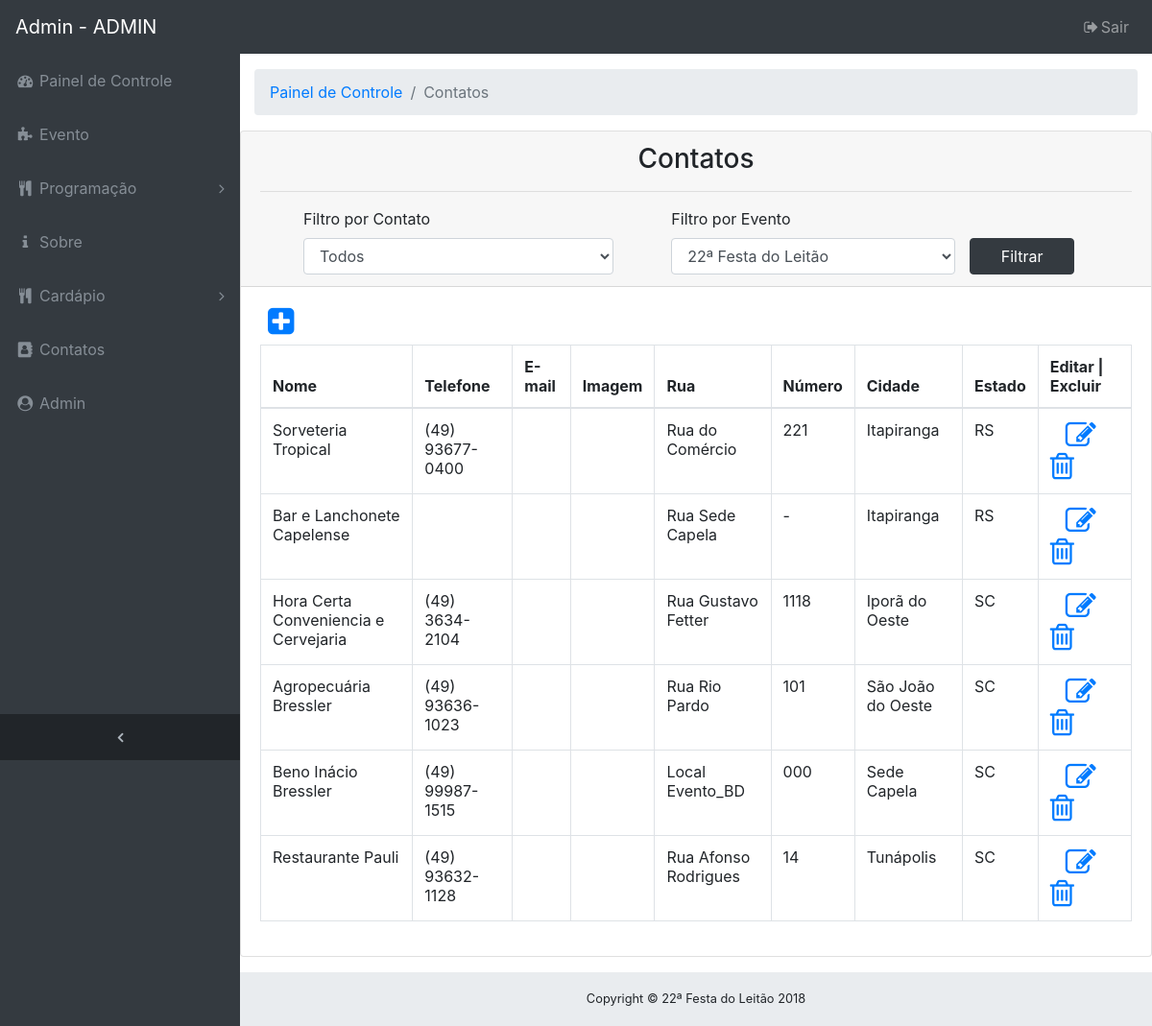
/admin/index.php?url=contato.php (signed in), run on an earlier commit of the app's database.
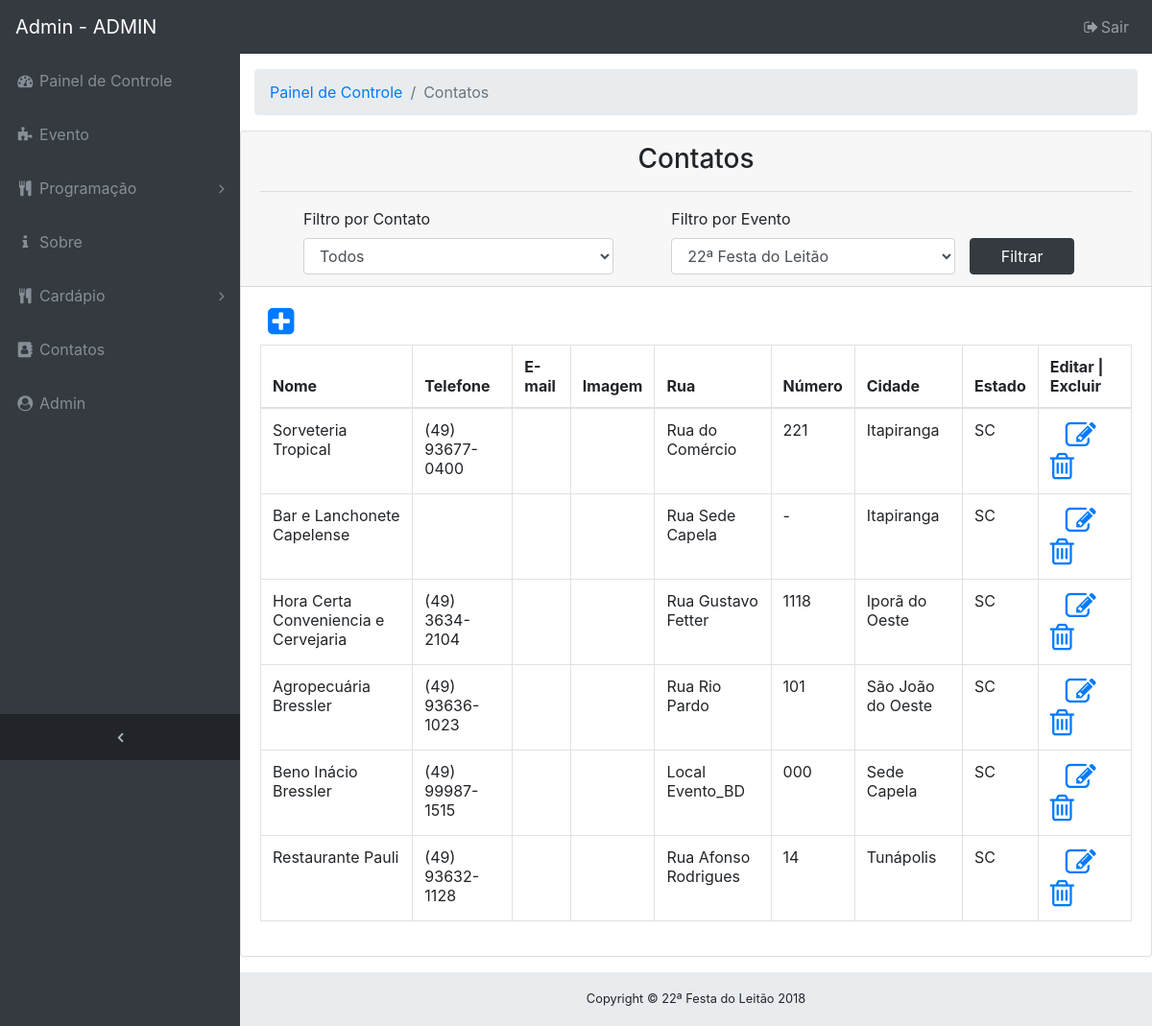
And on a later commit of the database.
### tables this page shows
CREATE TABLE `tb_evento` (
    `cod_evento` INTEGER NOT NULL AUTO_INCREMENT,
    `nome_evento` VARCHAR(100),
    `nome_organizacao_evento` VARCHAR(200),
    `data_evento` DATE,
    `rua_evento` VARCHAR(100),
    `nome_comunidade` VARCHAR(200) NOT NULL,
    `banner_evento` VARCHAR(40),
    `cod_cardapio` INTEGER,
    `cod_cidade` INTEGER,
    CONSTRAINT `PK_tb_evento` PRIMARY KEY (`cod_evento`)
);

CREATE TABLE `tb_contato` (
    `cod_contato` INTEGER NOT NULL AUTO_INCREMENT,
    `nome_contato` VARCHAR(100),
    `telefone_contato` VARCHAR(15),
    `email_contato` VARCHAR(100),
    `img_contato` VARCHAR(100),
    `rua_contato` VARCHAR(100),
    `nr_contato` VARCHAR(10),
    `cod_cidade` INTEGER,
    `cod_tipo_contato` INTEGER,
    CONSTRAINT `PK_tb_contato` PRIMARY KEY (`cod_contato`)
);

CREATE TABLE `tb_cidade` (
    `cod_cidade` INTEGER NOT NULL AUTO_INCREMENT,
    `nome_cidade` VARCHAR(200),
    `cod_estado` INTEGER,
    CONSTRAINT `PK_tb_cidade` PRIMARY KEY (`cod_cidade`)
);

CREATE TABLE `tb_estado` (
    `cod_estado` INTEGER NOT NULL AUTO_INCREMENT,
    `nome_estado` VARCHAR(100),
    `uf` VARCHAR(2),
    CONSTRAINT `PK_tb_estado` PRIMARY KEY (`cod_estado`)
);

### admin/contato.php (the view)
<?php
if (isset($login_cookie)) {
    $cod_eve = $_POST['cod_evento'];
    $cod_tip = $_POST['cod_contato'];
    if($cod_tip != 0) {
        if ($cod_eve != '') {
        } else {
            $cod_eve = 1;
        }
        if ($cod_tip != '') {
        } else {
            $cod_tip = 1;
        }
        $selectContato = "select * from tb_evento as e, tb_evento_contato as ec, tb_contato as c, tb_tipo_contato as tc, tb_cidade as ci, tb_estado as es "
                . "where e.cod_evento = ec.cod_evento "
                . "and ec.cod_contato = c.cod_contato "
                . "and c.cod_tipo_contato = tc.cod_tipo_contato "
                . "and c.cod_cidade = ci.cod_cidade "
                . "and ci.cod_estado = es.cod_estado "
                . "and tc.cod_tipo_contato = '$cod_tip' "
                . "and e.cod_evento = '$cod_eve';";
    } else{
        if ($cod_eve != '') {
        } else {
            $cod_eve = 1;
        }
        $selectContato = "select * from tb_evento as e, tb_evento_contato as ec, tb_contato as c, tb_tipo_contato as tc, tb_cidade as ci, tb_estado as es "
                . "where e.cod_evento = ec.cod_evento "
                . "and ec.cod_contato = c.cod_contato "
                . "and c.cod_tipo_contato = tc.cod_tipo_contato "
                . "and c.cod_cidade = ci.cod_cidade "
                . "and ci.cod_estado = es.cod_estado "
                . "and e.cod_evento = '$cod_eve';";
    }
    ?>
    <div class="card mb-3">
        <?php include './filtro_por_evento_contato.php'; ?>
        <div class="card-body">
            <a href="?url=adc_contato.php" title="Novo <?= $menu; ?>"><i class="fa fa-2x pb-2 pl-2 fa-plus-square"></i></a>
            <div class="table-responsive">
                <table class="table table-bordered" width="100%" cellspacing="0">
                    <thead>
                        <tr>
                            <th>Nome</th>
                            <th>Telefone</th>
                            <th>E-mail</th>
                            <th>Imagem</th>
                            <th>Rua</th>
                            <th>Número</th>
                            <th>Cidade</th>
                            <th>Estado</th>
                            <th>Editar | Excluir</th>
                        </tr>
                    </thead>
                    <tbody>
                        <?php
                        include 'conexao.php';
                        $queryContato = $pdo->query($selectContato);
                        while ($dados = $queryContato->fetch()) {
                            $cod = $dados['cod_contato'];
                            $nome = $dados['nome_contato'];
                            $telefone = $dados['telefone_contato'];
                            $email = $dados['email_contato'];
                            $img = $dados['img_contato'];
                            $rua = $dados['rua_contato'];
                            $numero = $dados['nr_contato'];
                            $cidade = $dados['nome_cidade'];
                            $uf = $dados['uf'];
                            ?>
                            <tr>
                                <td><?= $nome; ?></td>
                                <td><?= $telefone; ?></td>
                                <td><?= $email; ?></td>
                                <td><?= $img; ?></td>
                                <td><?= $rua; ?></td>
                                <td><?= $numero; ?></td>
                                <td><?= $cidade; ?></td>
                                <td><?= $uf; ?></td>
                                <td>
                                    <a href="?url=edit_contato.php&id=<?= $cod; ?>&e=<?= $cod_eve; ?>" title="EDITAR"><i class="fa fa-2x fa-edit pr-3 pl-3"></i></a>
                                    <a href="?url=excBD_contato.php&id=<?= $cod; ?>&e=<?= $cod_eve; ?>" onclick="return excluir('<?=$nome?>');" title="EXCLUIR"><i class="fa fa-2x fa-trash-o"></i></a>
                                </td>
                            </tr>
                            <?php
                        }
                        ?>
                    </tbody>
                </table>
            </div>
        </div>
    </div>
<?php } ?>

### admin/index.php (shortened to what this page needs)
<?php
$login_cookie = $_COOKIE['usuario'];
include './conexao.php';
$sql = "select e.* from tb_admin as a, tb_evento as e"
        . " where e.cod_evento = a.cod_evento";
$query = $pdo->query($sql);
$dados = $query->fetch();
$nome_evento = $dados['nome_evento'];
if (isset($login_cookie)) {
    ?>
    <html>
        <head>
            <link href="../vendor/bootstrap/css/bootstrap.min.css" rel="stylesheet" type="text/css"/>
            <link href="../vendor/font-awesome/css/font-awesome.min.css" rel="stylesheet" type="text/css"/>
            <link href="../vendor/datatables/dataTables.bootstrap4.css" rel="stylesheet" type="text/css"/>
            <link href="../css/sb-admin.css" rel="stylesheet" type="text/css"/>
        </head>
        <body class="fixed-nav sticky-footer bg-dark" id="page-top">
            <?php include './menu.php'; ?>
            <div class="content-wrapper">
                <?php
                $url = $_GET['url'];
                switch ($url) {
                    case 'contato.php':
                        $menu = 'Contatos';
                        include './navegacao.php';
                        include ('./contato.php');
                        break;
                }
                ?>
                <footer class="sticky-footer">
                    <div class="container">
                        <div class="text-center">
                            <small>Copyright © <?= $nome_evento;?> 2018</small>
                        </div>
                    </div>
                </footer>
            </div>
        </body>
    </html>
    <?php
} else {
    echo"<script language='javascript' type='text/javascript'>alert('Faça o Login!');window.location.href='login.html'</script>";
}
?>

### admin/menu.php (shortened to what this page needs)
<nav class="navbar navbar-expand-lg navbar-dark bg-dark fixed-top" id="mainNav">
    <a class="navbar-brand" href="?url=home.php">Admin - <?= $login_cookie; ?></a>
    <div class="collapse navbar-collapse" id="navbarResponsive">
        <ul class="navbar-nav navbar-sidenav" id="exampleAccordion">
            <li class="nav-item" data-toggle="tooltip" data-placement="right" title="Painel de Controle">
                <a class="nav-link" href="?url=home.php">
                    <i class="fa fa-fw fa-dashboard"></i>
                    <span class="nav-link-text">Painel de Controle</span>
                </a>
            </li>
            <li class="nav-item" data-toggle="tooltip" data-placement="right" title="Evento">
                <a class="nav-link" href="?url=evento.php">
                    <i class="fa fa-fw fa-puzzle-piece"></i>
                    <span class="nav-link-text">Evento</span>
                </a>
            </li>
            <li class="nav-item" data-toggle="tooltip" data-placement="right" title="Programação">
                <a class="nav-link nav-link-collapse collapsed"  data-toggle="collapse"
                   href="#menuProg" data-parent="#menuProg">
                    <i class="fa fa-fw fa-cutlery"></i>
                    <span class="nav-link-text">Programação</span>
                </a>
            </li>
            <li class="nav-item" data-toggle="tooltip" data-placement="right" title="Sobre">
                <a class="nav-link" href="?url=sobre.php">
                    <i class="fa fa-fw fa-info"></i>
                    <span class="nav-link-text">Sobre</span>
                </a>
            </li>
            <li class="nav-item" data-toggle="tooltip" data-placement="right" title="Cardápio">
                <a class="nav-link nav-link-collapse collapsed"  data-toggle="collapse"
                   href="#menuCardapio" data-parent="#menuCardapio">
                    <i class="fa fa-fw fa-cutlery"></i>
                    <span class="nav-link-text">Cardápio</span>
                </a>
            </li>
            <li class="nav-item" data-toggle="tooltip" data-placement="right" title="Contatos">
                <a class="nav-link" href="?url=contato.php">
                    <i class="fa fa-fw fa-address-book"></i>
                    <span class="nav-link-text">Contatos</span>
                </a>
            </li>
            <li class="nav-item" data-toggle="tooltip" data-placement="right" title="Admin">
                <a class="nav-link" href="?url=admin.php">
                    <i class="fa fa-fw fa-user-circle"></i>
                    <span class="nav-link-text">Admin</span>
                </a>
            </li>
        </ul>
        <ul class="navbar-nav sidenav-toggler">
            <li class="nav-item">
                <a class="nav-link text-center" id="sidenavToggler">
                    <i class="fa fa-fw fa-angle-left"></i>
                </a>
            </li>
        </ul>
        <ul class="navbar-nav ml-auto">
            <li class="nav-item">
                <a class="nav-link" data-toggle="modal" data-target="#sairModal">
                    <i class="fa fa-fw fa-sign-out"></i>Sair</a>
            </li>
        </ul>
    </div>
</nav>

### admin/navegacao.php
<div class="container-fluid">
    <ol class="breadcrumb">
        <li class="breadcrumb-item">
            <a href="?url=home.php">Painel de Controle</a>
        </li>
        <li class="breadcrumb-item active"><?= $menu;?></li>
    </ol>
</div>

### admin/filtro_por_evento_contato.php (shortened to what this page needs)
<div class="card-header">
    <h3 class="text-center">Contatos</h3>
    <hr>
    <div class="float-right col-sm-12">
        <form method="POST" action="index.php?url=contato.php" enctype="multipart/form-data">
            <div class="float-left m-t-0 col-sm-12">
                <div class="col-sm-5 float-left">
                    <label>Filtro por Contato</label>
                    <select class="form-control" name="cod_contato">
                        <option value="0">Todos</option>
                    </select>
                </div>
                <div class="col-sm-7 float-left">
                    <div class="col-sm-12 float-left">
                        <label class="col-sm-8 float-left">Filtro por Evento</label>
                        <div class="col-sm-9 float-left">
                            <select class="form-control" required name="cod_evento">
                                <?php
                                include 'conexao.php';
                                $selectEvento = "select * from tb_evento";
                                $queryEvento = $pdo->query($selectEvento);
                                while ($dados = $queryEvento->fetch()) {
                                    $cod_ev = $dados['cod_evento'];
                                    $nome_evento = $dados['nome_evento'];
                                    if ($cod_ev == $cod_eve) {
                                        ?>
                                        <option selected="true" value="<?= $cod_ev; ?>"><?= $nome_evento; ?></option>
                                        <?php
                                    } else if ($cod_ev != $cod_eve) {
                                        ?>
                                        <option value="<?= $cod_ev; ?>"><?= $nome_evento; ?></option>
                                        <?php
                                    }
                                }
                                ?>
                            </select>
                        </div>
                        <input class="btn btn-dark btn-block float-right col-sm-3 float-left" type="submit" value="Filtrar" name="Filtrar">
                    </div>
                </div>
            </div>
        </form>
    </div>
</div>

### css/sb-admin.css (style rules this page uses)
html { position: relative; min-height: 100%; }
body { overflow-x: hidden; }
body.sticky-footer { margin-bottom: 56px; }
body.sticky-footer .content-wrapper { min-height: calc(100vh - 56px - 56px); }
body.fixed-nav { padding-top: 56px; }
.content-wrapper { min-height: calc(100vh - 56px); padding-top: 1rem; }
#mainNav .navbar-collapse { overflow: auto; max-height: 75vh; }
#mainNav .navbar-collapse .navbar-nav .nav-item .nav-link { cursor: pointer; }
#mainNav .navbar-collapse .navbar-sidenav .nav-link-collapse:after { float: right; content: '\f107'; font-family: 'FontAwesome'; }
#mainNav .navbar-collapse .navbar-sidenav .nav-link-collapse.collapsed:after { content: '\f105'; }
#mainNav .navbar-collapse .sidenav-toggler { display: none; }
@media (min-width: 992px) { #mainNav .navbar-brand { width: 250px; } }
@media (min-width: 992px) { #mainNav .navbar-collapse { overflow: visible; max-height: none; } }
@media (min-width: 992px) { #mainNav .navbar-collapse .navbar-sidenav { position: absolute; top: 0; left: 0; -webkit-flex-direction: column; -ms-flex-direction: column; flex-direction: column; margin-top: 56px; } }
@media (min-width: 992px) { #mainNav .navbar-collapse .navbar-sidenav > .nav-item { width: 250px; padding: 0; } }
@media (min-width: 992px) { #mainNav .navbar-collapse .navbar-sidenav > .nav-item > .nav-link { padding: 1em; } }
#mainNav.fixed-top .sidenav-toggler { display: none; }
@media (min-width: 992px) { #mainNav.fixed-top .navbar-sidenav { height: calc(100vh - 112px); } }
@media (min-width: 992px) { #mainNav.fixed-top .sidenav-toggler { position: absolute; top: 0; left: 0; display: flex; -webkit-flex-direction: column; -ms-flex-direction: column; flex-direction: column; margin-top: calc(100vh - 56px); } }
@media (min-width: 992px) { #mainNav.fixed-top .sidenav-toggler > .nav-item { width: 250px; padding: 0; } }
@media (min-width: 992px) { #mainNav.fixed-top .sidenav-toggler > .nav-item > .nav-link { padding: 1em; } }
#mainNav.fixed-top.navbar-dark .sidenav-toggler { background-color: #212529; }
#mainNav.fixed-top.navbar-dark .sidenav-toggler a i { color: #adb5bd; }
.content-wrapper { overflow-x: hidden; background: white; }
@media (min-width: 992px) { .content-wrapper { margin-left: 250px; } }
#sidenavToggler i { font-weight: 800; }
#mainNav.navbar-dark .navbar-collapse .navbar-sidenav .nav-link-collapse:after { color: #868e96; }
#mainNav.navbar-dark .navbar-collapse .navbar-sidenav > .nav-item > .nav-link { color: #868e96; }
@media (min-width: 992px) { #mainNav.navbar-dark .navbar-collapse .navbar-sidenav { background: #343a40; } }
footer.sticky-footer { position: absolute; right: 0; bottom: 0; width: 100%; height: 56px; background-color: #e9ecef; line-height: 55px; }
@media (min-width: 992px) { footer.sticky-footer { width: calc(100% - 250px); } }

What changed in the data, as far as the page shows it:
changed tb_evento "22ª Festa do Leitão": tb_estado.uf "RS" → "SC"
